Frame 1 (no input): blank canvas, image omitted
Frame 60 (no input): blank canvas, image omitted
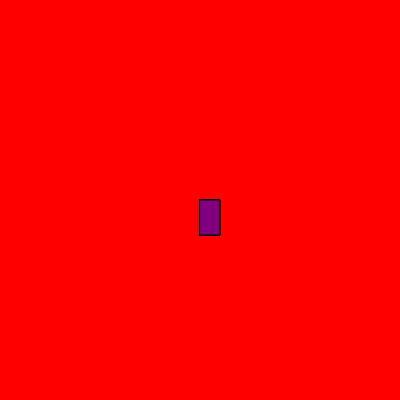
Frame 120 (the mouse pressed at the canvas centre since frame 60)

The p5.js sketch whose frames 1 and 60 were blank and that drew this single picture after the mouse press (run headless with seeded random() and noise() and a simulated clock; from frame 60 on, the mouse is pressed at the canvas centre):

// p5.js sketch
// ── sketch.js
function setup() {
    createCanvas(400, 400);
    background("red");
  }
  
  function draw() {
    stroke("black");
    fill("purple");
  
    // console.log(mouseIsPressed)
  
    if (mouseIsPressed) {
      rect(mouseX, mouseY, 20, 35);
    }
  }
  
